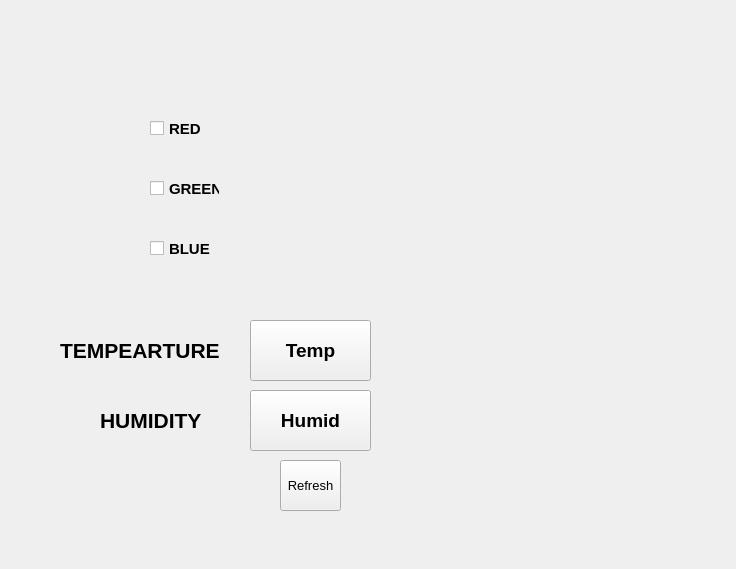
<?xml version="1.0" encoding="UTF-8"?>
<ui version="4.0">
 <class>form</class>
 <widget class="QWidget" name="form">
  <property name="geometry">
   <rect>
    <x>0</x>
    <y>0</y>
    <width>736</width>
    <height>569</height>
   </rect>
  </property>
  <property name="windowTitle">
   <string>PiHAT_UI</string>
  </property>
  <widget class="QCheckBox" name="button_RED">
   <property name="geometry">
    <rect>
     <x>150</x>
     <y>120</y>
     <width>70</width>
     <height>17</height>
    </rect>
   </property>
   <property name="font">
    <font>
     <pointsize>11</pointsize>
     <weight>75</weight>
     <bold>true</bold>
    </font>
   </property>
   <property name="text">
    <string>RED</string>
   </property>
  </widget>
  <widget class="QCheckBox" name="button_GREEN">
   <property name="geometry">
    <rect>
     <x>150</x>
     <y>180</y>
     <width>70</width>
     <height>17</height>
    </rect>
   </property>
   <property name="font">
    <font>
     <pointsize>11</pointsize>
     <weight>75</weight>
     <bold>true</bold>
    </font>
   </property>
   <property name="text">
    <string>GREEN</string>
   </property>
  </widget>
  <widget class="QCheckBox" name="button_BLUE">
   <property name="geometry">
    <rect>
     <x>150</x>
     <y>240</y>
     <width>70</width>
     <height>17</height>
    </rect>
   </property>
   <property name="font">
    <font>
     <pointsize>11</pointsize>
     <weight>75</weight>
     <bold>true</bold>
    </font>
   </property>
   <property name="text">
    <string>BLUE</string>
   </property>
  </widget>
  <widget class="QPushButton" name="button_temp">
   <property name="geometry">
    <rect>
     <x>250</x>
     <y>320</y>
     <width>121</width>
     <height>61</height>
    </rect>
   </property>
   <property name="font">
    <font>
     <pointsize>14</pointsize>
     <weight>75</weight>
     <bold>true</bold>
    </font>
   </property>
   <property name="text">
    <string>Temp</string>
   </property>
  </widget>
  <widget class="QPushButton" name="button_humid">
   <property name="geometry">
    <rect>
     <x>250</x>
     <y>390</y>
     <width>121</width>
     <height>61</height>
    </rect>
   </property>
   <property name="font">
    <font>
     <pointsize>14</pointsize>
     <weight>75</weight>
     <bold>true</bold>
    </font>
   </property>
   <property name="text">
    <string>Humid</string>
   </property>
  </widget>
  <widget class="QLabel" name="label_temp">
   <property name="geometry">
    <rect>
     <x>60</x>
     <y>330</y>
     <width>181</width>
     <height>41</height>
    </rect>
   </property>
   <property name="font">
    <font>
     <pointsize>16</pointsize>
     <weight>75</weight>
     <bold>true</bold>
    </font>
   </property>
   <property name="text">
    <string>TEMPEARTURE</string>
   </property>
  </widget>
  <widget class="QLabel" name="label_humid">
   <property name="geometry">
    <rect>
     <x>100</x>
     <y>400</y>
     <width>181</width>
     <height>41</height>
    </rect>
   </property>
   <property name="font">
    <font>
     <pointsize>16</pointsize>
     <weight>75</weight>
     <bold>true</bold>
    </font>
   </property>
   <property name="text">
    <string>HUMIDITY</string>
   </property>
  </widget>
  <widget class="QPushButton" name="button_refresh">
   <property name="geometry">
    <rect>
     <x>280</x>
     <y>460</y>
     <width>61</width>
     <height>51</height>
    </rect>
   </property>
   <property name="font">
    <font>
     <pointsize>10</pointsize>
    </font>
   </property>
   <property name="text">
    <string>Refresh</string>
   </property>
  </widget>
 </widget>
 <resources/>
 <connections/>
</ui>
